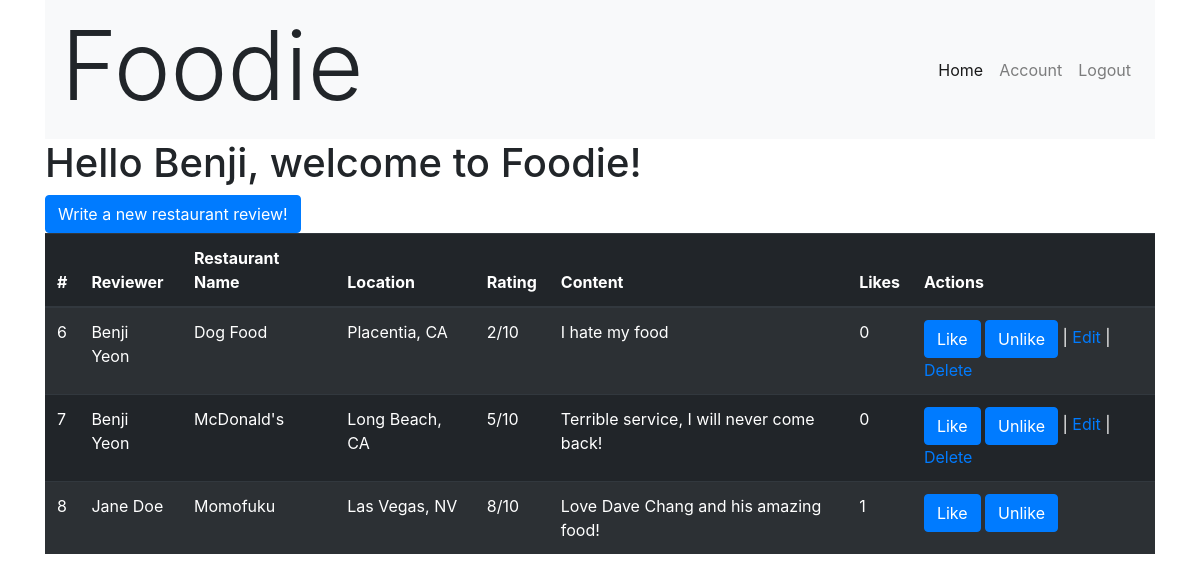
Before: /dashboard (signed in) with the older database file.
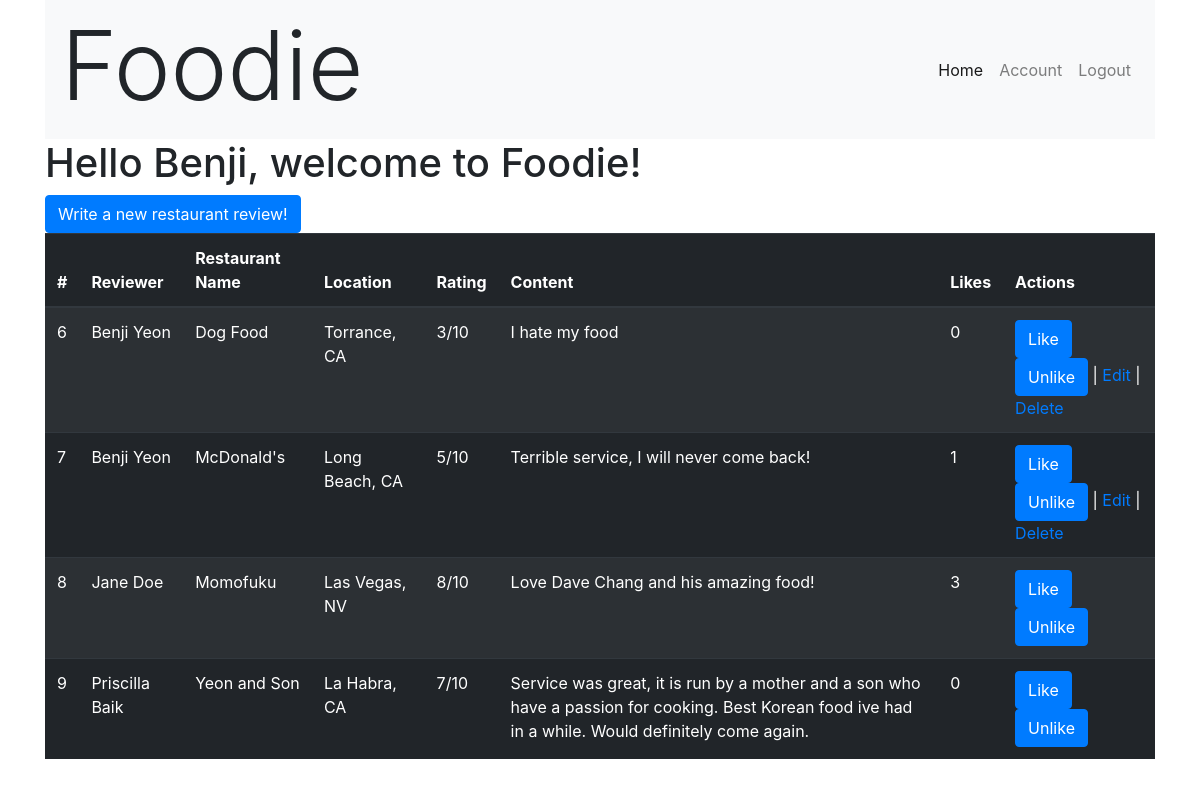
After: the same page with the newer database file.
### FoodieApp/models.py (models this page shows)
class User(models.Model):
    first_name = models.CharField(max_length=255)
    last_name = models.CharField(max_length=255)
    email = models.EmailField(max_length=255)
    password = models.CharField(max_length=255)
    created_at = models.DateField(auto_now_add=True)
    updated_at = models.DateField(auto_now=True)
    objects = UserManager()

class Review(models.Model):
    restaurant_name = models.CharField(max_length=255)
    location = models.CharField(max_length=255)
    rating = models.IntegerField()
    content = models.CharField(max_length=255)
    creator = models.ForeignKey(
        User, related_name="has_created_review", on_delete=models.CASCADE)
    liked_by = models.ManyToManyField(User, related_name="liked_reviews")
    created_at = models.DateField(auto_now_add=True)
    updated_at = models.DateField(auto_now=True)
    objects = ReviewManager()

### FoodieApp/views.py (the view)
# urls.py: path('dashboard', views.dashboard),
def dashboard(request):
    this_user = User.objects.get(id=request.session['user_id'])
    if 'user_id' not in request.session:
        return redirect('/')
    else:
        context = {
            'liked_reviews': Review.objects.filter(liked_by=this_user),
            'all_reviews': Review.objects.all(),
            'this_user': this_user
        }
        return render(request, 'dashboard.html', context)

### FoodieApp/templates/dashboard.html (shortened to what this page needs)
<!DOCTYPE html>
<html lang="en">
<head>
    <link rel="stylesheet" href="https://maxcdn.bootstrapcdn.com/bootstrap/4.0.0/css/bootstrap.min.css"
>
</head>
<body>
    <div class="container">
        <nav class="navbar navbar-expand-lg navbar-light bg-light">
            <h1 class="display-1">Foodie</h1>
            <div class="collapse navbar-collapse justify-content-end" id="navbarNav">
                <ul class="navbar-nav">
                    <li class="nav-item active">
                        <a class="nav-link" href="/dashboard">Home<span class="sr-only">(current)</span></a>
                    </li>
                    <li class="nav-item">
                        <a class="nav-link" href="/view_account/{{request.session.user_id}}">Account</a>
                    </li>
                    <li class="nav-item">
                        <a class="nav-link" href="/logout">Logout</a>
                    </li>
                </ul>
            </div>
        </nav>
        <h1>Hello {{request.session.first_name}}, welcome to Foodie!</h1>
        <div class="column">
            <a href="/new_review/{{request.session.user_id}}"><button class="btn btn-primary" type="submit">Write a new
                    restaurant
                    review!</button></a>
        </div>
        <div class="column">
            <table class="table table-striped table-dark">
                <thead>
                    <tr>
                        <th scope="col">#</th>
                        <th scope="col">Reviewer</th>
                        <th scope="col">Restaurant Name</th>
                        <th scope="col">Location</th>
                        <th scope="col">Rating</th>
                        <th scope="col">Content</th>
                        <th scope="col">Likes</th>
                        <th scope="col">Actions</th>
                    </tr>
                </thead>
                <tbody>
                    {% for Review in all_reviews %}
                    {% if Review.creator.id is request.session.user_id %}
                    <tr>
                        <td>{{ Review.id }}</td>
                        <td>{{ Review.creator.first_name }} {{ Review.creator.last_name }}</td>
                        <td>{{ Review.restaurant_name }}</td>
                        <td>{{ Review.location }}</td>
                        <td>{{ Review.rating }}/10</td>
                        <td>{{ Review.content }}</td>
                        <td>{{ Review.liked_by.count }}</td>
                        <td>
                            {% if this_user not in liked_reviews %}
                            <a href="/like/{{Review.id}}"><button class="btn btn-primary"
                                    type="submit">Like</button></a>
                            {% endif %}
                            {% if this_user != Review.liked_by.all %}
                            <a href="/unlike/{{Review.id}}"><button class="btn btn-primary"
                                    type="submit">Unlike</button></a>
                            {% endif %}
                            | <a href="/view_review/{{Review.id}}">Edit</a> |
                            <a href="/remove_review/{{Review.id}}">Delete</a>
                        </td>
                    </tr>
                    {% endif %}
                    {% endfor %}
                    {% for Review in all_reviews %}
                    {% if Review.creator.id is not request.session.user_id %}
                    <tr>
                        <td>{{ Review.id }}</td>
                        <td>{{ Review.creator.first_name }} {{ Review.creator.last_name }}</td>
                        <td>{{ Review.restaurant_name }}</td>
                        <td>{{ Review.location }}</td>
                        <td>{{ Review.rating }}/10</td>
                        <td>{{ Review.content }}</td>
                        <td>{{ Review.liked_by.count }}</td>
                        <td>
                            {% if this_user not in liked_reviews %}
                            <a href="/like/{{Review.id}}"><button class="btn btn-primary"
                                    type="submit">Like</button></a>
                            {% endif %}
                            {% if this_user != Review.liked_by.all %}
                            <a href="/unlike/{{Review.id}}"><button class="btn btn-primary"
                                    type="submit">Unlike</button></a>
                            {% endif %}
                        </td>
                    </tr>
                    {% endif %}
                    {% endfor %}
                </tbody>
            </table>
        </div>
    </div>
</body>
</html>

Changed rows visible on the page:
changed Review "Dog Food": location "Placentia, CA" → "Torrance, CA"; rating "2" → "3"
computed for Review "McDonald's": liked_by.count "0" → "1"
computed for Review "Momofuku": liked_by.count "1" → "3"
added Review: id "9", creator.first_name "Priscilla", creator.last_name "Baik", restaurant_name "Yeon and Son", location "La Habra, CA", rating "7", content "Service was great, it is run by a mother and a son who have a passion for cooking. Best Korean food ive had in a while. Would definitely come again.", liked_by.count "0"
